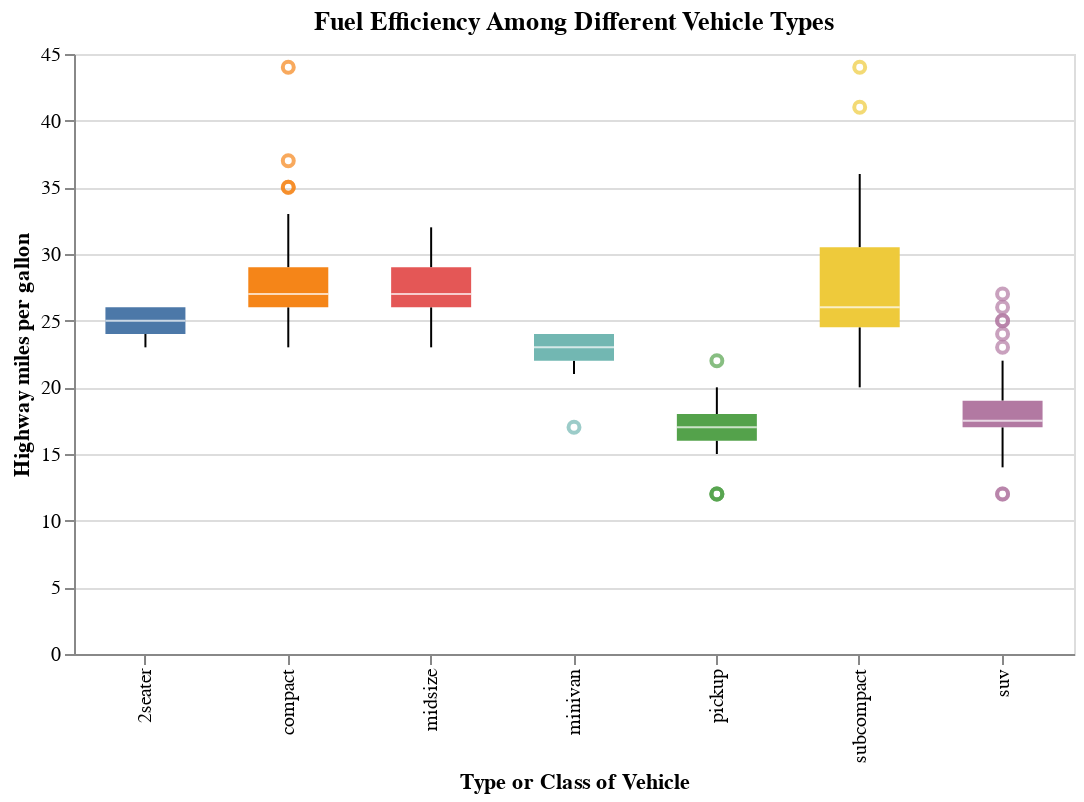

The notebook cell saved with this chart:
### Code cell
alt.Chart(mpg, title="Fuel Efficiency Among Different Vehicle Types").mark_boxplot(size=40).encode(
    x=alt.X("class:N", title="Type or Class of Vehicle"),
    y=alt.Y("hwy:Q", title="Highway miles per gallon"),
    color=alt.Color("class:N", legend=None)
).properties(width=500)

### Figure 1 — Vega-Lite specification as saved in the notebook (floating-point values rounded to 4 significant figures; data arrays with more than 128 entries replaced by an {"elided": "..."} marker saying what was removed)
{"config": {"view": {"continuousWidth": 300, "continuousHeight": 300}}, "data": {"name": "data-784d2a789a5f3a352263a16b6c4cd367"}, "mark": {"type": "boxplot", "size": 40}, "encoding": {"color": {"field": "class", "legend": null, "type": "nominal"}, "x": {"field": "class", "title": "Type or Class of Vehicle", "type": "nominal"}, "y": {"field": "hwy", "title": "Highway miles per gallon", "type": "quantitative"}}, "title": "Fuel Efficiency Among Different Vehicle Types", "width": 500, "$schema": "https://vega.github.io/schema/vega-lite/v5.16.3.json", "datasets": {"data-784d2a789a5f3a352263a16b6c4cd367": {"elided": "234 records"}}}
